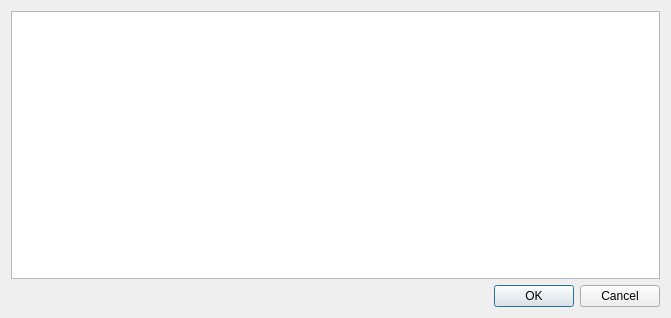
<?xml version="1.0" encoding="UTF-8" ?>
<ui version="4.0">
 <class>CsvImportDialog</class>
 <widget class="QDialog" name="CsvImportDialog">
  <property name="geometry">
   <rect>
    <x>0</x>
    <y>0</y>
    <width>671</width>
    <height>318</height>
   </rect>
  </property>
  <property name="windowTitle">
   <string>CSV Import</string>
  </property>
  <property name="sizeGripEnabled">
   <bool>false</bool>
  </property>
  <layout class="QVBoxLayout" name="verticalLayout">
   <item>
    <widget class="QTableView" name="tableView" />
   </item>
   <item>
    <widget class="QDialogButtonBox" name="buttonBox">
     <property name="orientation">
      <enum>Qt::Horizontal</enum>
     </property>
     <property name="standardButtons">
      <set>QDialogButtonBox::Cancel|QDialogButtonBox::Ok</set>
     </property>
    </widget>
   </item>
  </layout>
 </widget>
 <resources />
 <connections>
  <connection>
   <sender>buttonBox</sender>
   <signal>accepted()</signal>
   <receiver>CsvImportDialog</receiver>
   <slot>accept()</slot>
   <hints>
    <hint type="sourcelabel">
     <x>248</x>
     <y>254</y>
    </hint>
    <hint type="destinationlabel">
     <x>157</x>
     <y>274</y>
    </hint>
   </hints>
  </connection>
  <connection>
   <sender>buttonBox</sender>
   <signal>rejected()</signal>
   <receiver>CsvImportDialog</receiver>
   <slot>reject()</slot>
   <hints>
    <hint type="sourcelabel">
     <x>316</x>
     <y>260</y>
    </hint>
    <hint type="destinationlabel">
     <x>286</x>
     <y>274</y>
    </hint>
   </hints>
  </connection>
 </connections>
</ui>
